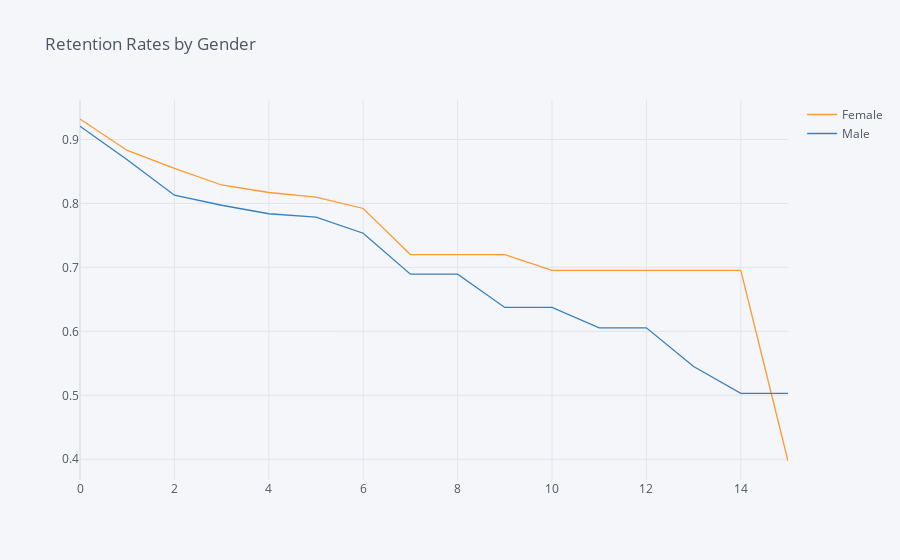

This figure's notebook cell:
### Markdown cell above
## 3. Let's look at retention rate by gender from a third perspective - the number of years since the employee's last promotion. Generate and plot a survival curve showing this.

### Code cell
rates = survival(data, 'Gender', 'YearsSinceLastPromotion', 'Attrition')

rates.iplot(kind='line', title='Retention Rates by Gender')

### Figure 1 — Plotly figure (JSON) as saved in the notebook; plotly's stock layout.template omitted (floating-point values rounded to 4 significant figures)
{"data": [{"line": {"color": "rgba(255, 153, 51, 1.0)", "dash": "solid", "shape": "linear", "width": 1.3}, "mode": "lines", "name": "Female", "text": "", "type": "scatter", "x": [0, 1, 2, 3, 4, 5, 6, 7, 8, 9, 10, 11, 12, 13, 14, 15], "y": [0.932, 0.8828, 0.8547, 0.8288, 0.817, 0.8099, 0.7921, 0.7201, 0.7201, 0.7201, 0.6952, 0.6952, 0.6952, 0.6952, 0.6952, 0.3973]}, {"line": {"color": "rgba(55, 128, 191, 1.0)", "dash": "solid", "shape": "linear", "width": 1.3}, "mode": "lines", "name": "Male", "text": "", "type": "scatter", "x": [0, 1, 2, 3, 4, 5, 6, 7, 8, 9, 10, 11, 12, 13, 14, 15], "y": [0.9206, 0.8684, 0.8128, 0.7971, 0.7838, 0.7785, 0.7534, 0.6894, 0.6894, 0.6374, 0.6374, 0.6055, 0.6055, 0.5449, 0.503, 0.503]}], "layout": {"legend": {"bgcolor": "#F5F6F9", "font": {"color": "#4D5663"}}, "paper_bgcolor": "#F5F6F9", "plot_bgcolor": "#F5F6F9", "title": {"font": {"color": "#4D5663"}, "text": "Retention Rates by Gender"}, "xaxis": {"gridcolor": "#E1E5ED", "showgrid": true, "tickfont": {"color": "#4D5663"}, "title": {"font": {"color": "#4D5663"}, "text": ""}, "zerolinecolor": "#E1E5ED"}, "yaxis": {"gridcolor": "#E1E5ED", "showgrid": true, "tickfont": {"color": "#4D5663"}, "title": {"font": {"color": "#4D5663"}, "text": ""}, "zerolinecolor": "#E1E5ED"}}}
